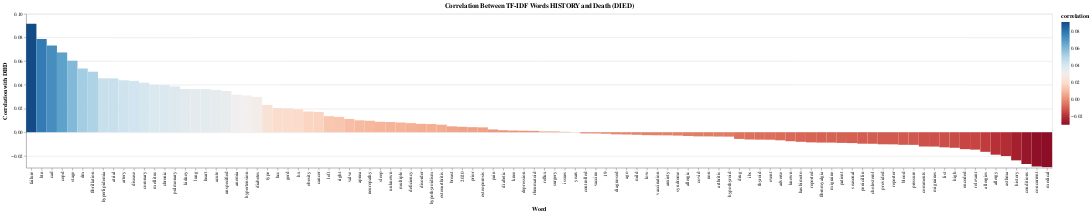

Notebook source saved alongside this figure:
### Markdown cell above
**HISTORY**

### Code cell
KEYWORD = "HISTORY"
df_COVID[KEYWORD] = df_COVID[KEYWORD].astype(str)
tfidf_vectorizer = TfidfVectorizer(stop_words='english', max_features=100) 
tfidf_matrix = tfidf_vectorizer.fit_transform(df_COVID[KEYWORD])
tfidf_df = pd.DataFrame(tfidf_matrix.toarray(), columns=tfidf_vectorizer.get_feature_names_out())
tfidf_df['DIED'] = df_COVID['DIED'].copy()
correlation_matrix = tfidf_df.corr()
correlation_with_died = correlation_matrix['DIED'].drop('DIED').sort_values(ascending=False)
print(f"Top 20 postive correlated words from {KEYWORD}")
print(correlation_with_died.head(20))
print(f"Top 20 negative correlated words from {KEYWORD}")
print(correlation_with_died.tail(20))
correlation_data = correlation_with_died.reset_index()
correlation_data.columns = ['word', 'correlation']

heatmap = alt.Chart(correlation_data).mark_rect().encode(
    x=alt.X('word:N', title='Word', sort=None),
    y=alt.Y('correlation:Q', title='Correlation with DIED'),
    color=alt.Color('correlation:Q', scale=alt.Scale(scheme='redblue')),
    tooltip=[alt.Tooltip('word:N', title='Word'), alt.Tooltip('correlation:Q', title='Correlation')]
).properties(
    title=f'Correlation Between TF-IDF Words {KEYWORD} and Death (DIED)',
    width=2000,
    height=300
)

heatmap

### Figure 1 — Vega-Lite specification as saved in the notebook (floating-point values rounded to 4 significant figures)
{"config": {"view": {"continuousWidth": 300, "continuousHeight": 300}}, "data": {"name": "data-77d557f18f01df664f03434d3bb2a2be"}, "mark": {"type": "rect"}, "encoding": {"color": {"field": "correlation", "scale": {"scheme": "redblue"}, "type": "quantitative"}, "tooltip": [{"field": "word", "title": "Word", "type": "nominal"}, {"field": "correlation", "title": "Correlation", "type": "quantitative"}], "x": {"field": "word", "sort": null, "title": "Word", "type": "nominal"}, "y": {"field": "correlation", "title": "Correlation with DIED", "type": "quantitative"}}, "height": 300, "title": "Correlation Between TF-IDF Words HISTORY and Death (DIED)", "width": 2000, "$schema": "https://vega.github.io/schema/vega-lite/v5.8.0.json", "datasets": {"data-77d557f18f01df664f03434d3bb2a2be": [{"word": "failure", "correlation": 0.09157}, {"word": "htn", "correlation": 0.07872}, {"word": "cad", "correlation": 0.07318}, {"word": "copd", "correlation": 0.06741}, {"word": "stage", "correlation": 0.06042}, {"word": "dm", "correlation": 0.05384}, {"word": "fibrillation", "correlation": 0.05116}, {"word": "hyperlipidemia", "correlation": 0.04556}, {"word": "atrial", "correlation": 0.04548}, {"word": "artery", "correlation": 0.04389}, {"word": "disease", "correlation": 0.04342}, {"word": "coronary", "correlation": 0.04184}, {"word": "mellitus", "correlation": 0.04012}, {"word": "chronic", "correlation": 0.03981}, {"word": "pulmonary", "correlation": 0.03869}, {"word": "kidney", "correlation": 0.0366}, {"word": "lung", "correlation": 0.03654}, {"word": "heart", "correlation": 0.0365}, {"word": "acute", "correlation": 0.03576}, {"word": "unspecified", "correlation": 0.03484}, {"word": "anemia", "correlation": 0.03173}, {"word": "hypertension", "correlation": 0.03108}, {"word": "diabetes", "correlation": 0.02987}, {"word": "type", "correlation": 0.02309}, {"word": "hcc", "correlation": 0.02042}, {"word": "gerd", "correlation": 0.02017}, {"word": "hx", "correlation": 0.01946}, {"word": "obesity", "correlation": 0.01751}, {"word": "cancer", "correlation": 0.01714}, {"word": "left", "correlation": 0.01359}, {"word": "right", "correlation": 0.01301}, {"word": "valve", "correlation": 0.01122}, {"word": "apnea", "correlation": 0.01008}, {"word": "neuropathy", "correlation": 0.009722}, {"word": "sleep", "correlation": 0.008806}, {"word": "unknown", "correlation": 0.008593}, {"word": "multiple", "correlation": 0.008217}, {"word": "deficiency", "correlation": 0.007693}, {"word": "disorder", "correlation": 0.007125}, {"word": "hypothyroidism", "correlation": 0.006914}, {"word": "osteoarthritis", "correlation": 0.006362}, {"word": "breast", "correlation": 0.005012}, {"word": "2020", "correlation": 0.004621}, {"word": "prior", "correlation": 0.004294}, {"word": "osteoporosis", "correlation": 0.004107}, {"word": "pain", "correlation": 0.002358}, {"word": "diabetic", "correlation": 0.001683}, {"word": "knee", "correlation": 0.001439}, {"word": "depression", "correlation": 0.001257}, {"word": "rheumatoid", "correlation": 0.001133}, {"word": "reflux", "correlation": 0.0006401}, {"word": "surgery", "correlation": 0.0006229}, {"word": "issues", "correlation": 0.0003114}, {"word": "years", "correlation": 7.239e-05}, {"word": "controlled", "correlation": -0.00103}, {"word": "vaccine", "correlation": -0.001051}, {"word": "19", "correlation": -0.001274}, {"word": "diagnosed", "correlation": -0.001787}, {"word": "ago", "correlation": -0.001913}, {"word": "mild", "correlation": -0.002138}, {"word": "low", "correlation": -0.002466}, {"word": "vaccination", "correlation": -0.002561}, {"word": "anxiety", "correlation": -0.002636}, {"word": "syndrome", "correlation": -0.002825}, {"word": "allergic", "correlation": -0.003167}, {"word": "covid", "correlation": -0.003497}, {"word": "non", "correlation": -0.003522}, {"word": "arthritis", "correlation": -0.003644}, {"word": "hypothyroid", "correlation": -0.003717}, {"word": "drug", "correlation": -0.005653}, {"word": "ibs", "correlation": -0.006119}, {"word": "thyroid", "correlation": -0.006245}, {"word": "event", "correlation": -0.006323}, {"word": "adverse", "correlation": -0.006814}, {"word": "known", "correlation": -0.007579}, {"word": "hashimoto", "correlation": -0.00809}, {"word": "reported", "correlation": -0.008565}, {"word": "fibromyalgia", "correlation": -0.008734}, {"word": "migraine", "correlation": -0.008767}, {"word": "patient", "correlation": -0.009007}, {"word": "seasonal", "correlation": -0.009162}, {"word": "penicillin", "correlation": -0.009682}, {"word": "cholesterol", "correlation": -0.009744}, {"word": "provided", "correlation": -0.0102}, {"word": "reporter", "correlation": -0.01024}, {"word": "blood", "correlation": -0.01061}, {"word": "pressure", "correlation": -0.01066}, {"word": "comments", "correlation": -0.01206}, {"word": "migraines", "correlation": -0.01212}, {"word": "list", "correlation": -0.01275}, {"word": "high", "correlation": -0.01314}, {"word": "encoded", "correlation": -0.01429}, {"word": "relevant", "correlation": -0.01469}, {"word": "allergies", "correlation": -0.01656}, {"word": "allergy", "correlation": -0.01898}, {"word": "asthma", "correlation": -0.02012}, {"word": "history", "correlation": -0.02376}, {"word": "conditions", "correlation": -0.02682}, {"word": "concurrent", "correlation": -0.02894}, {"word": "medical", "correlation": -0.02946}]}}
